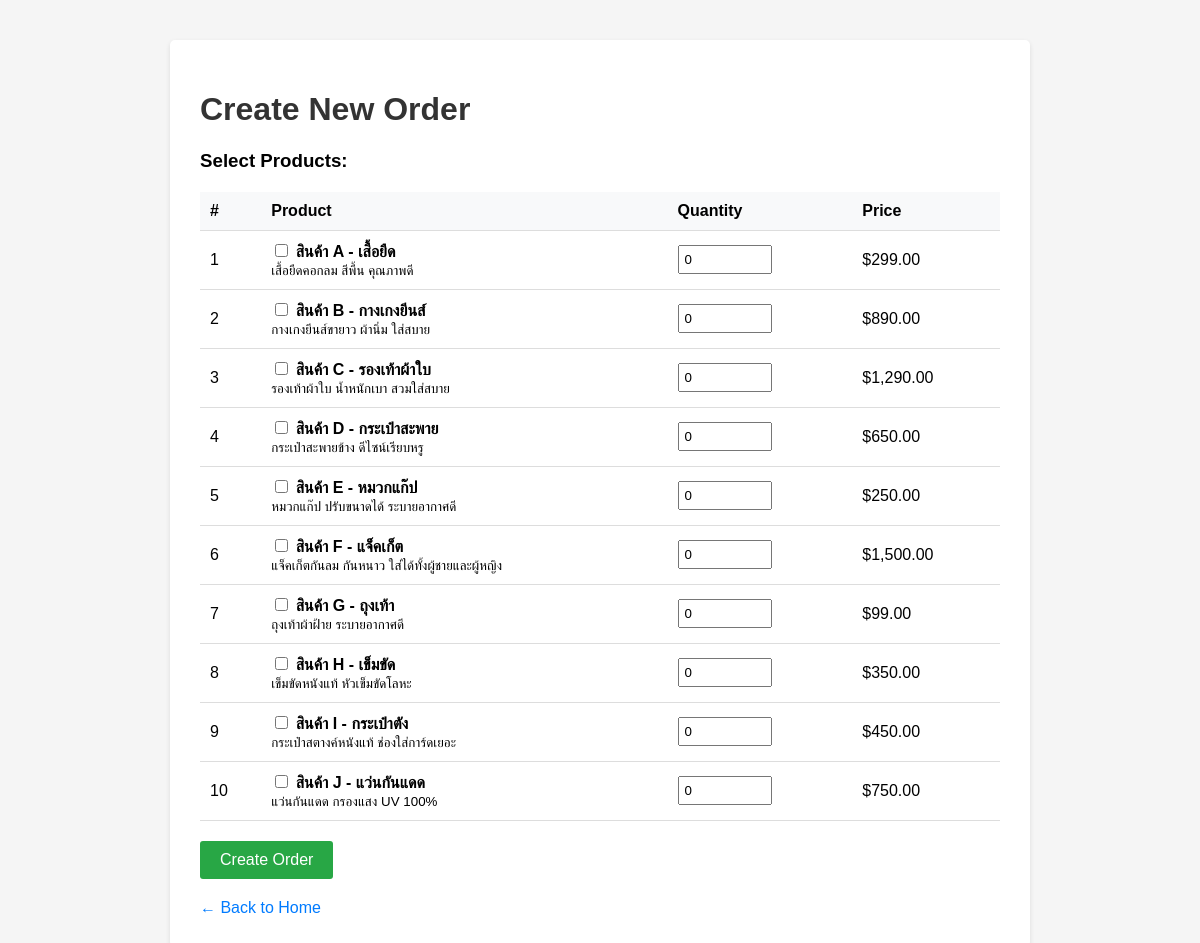
Screenshot of /order.php (signed in) with the database file from the repository.
### tables this page shows
CREATE TABLE products (
    product_id INT PRIMARY KEY AUTO_INCREMENT,
    product_number VARCHAR(50) UNIQUE NOT NULL,
    product_name VARCHAR(255) NOT NULL,
    product_description TEXT,
    price DECIMAL(10,2) NOT NULL,
    stock_quantity INT DEFAULT 0,
    created_at DATETIME DEFAULT CURRENT_TIMESTAMP,
    updated_at DATETIME DEFAULT CURRENT_TIMESTAMP ON UPDATE CURRENT_TIMESTAMP
);

### public/order.php (the view, shortened to what this page needs)
<?php
require_once __DIR__ . '/../config/db.php';
$query = "SELECT * FROM products ORDER BY product_name";
$result = mysqli_query($conn, $query);
$products = array();
while ($row = mysqli_fetch_assoc($result)) {
    $products[] = $row;
}
?>
<!DOCTYPE html>
<html>
<head>
</head>
<body>
    <div class="container">
        <h1>Create New Order</h1>
        <form method="POST">
            <h3>Select Products:</h3>
            <table id="productTable">
                <thead>
                    <tr>
                        <th>#</th>
                        <th>Product</th>
                        <th>Quantity</th>
                        <th>Price</th>
                    </tr>
                </thead>
                <tbody>
                    <?php foreach ($products as $index => $product): ?>
                        <tr>
                            <td><?php echo ($index + 1); ?></td>
                            <td>
                                <input type="checkbox" name="selected_<?php echo $index; ?>" value="1" id="prod_<?php echo $index; ?>">
                                <label for="prod_<?php echo $index; ?>">
                                    <strong><?php echo $product['product_name']; ?></strong><br>
                                    <small><?php echo $product['product_description']; ?></small>
                                </label>
                            </td>
                            <td>
                                <input type="number" name="quantity[]" min="0" value="0">
                            </td>
                            <td>
                                $<?php echo number_format($product['price'], 2); ?>
                            </td>
                        </tr>
                    <?php endforeach; ?>
                </tbody>
            </table>
            <button type="submit" class="btn">Create Order</button>
        </form>
        <a href="index.php" class="back">&larr; Back to Home</a>
    </div>
</body>
</html>

### public/order.php (style rules this page uses)
body { font-family: Arial, sans-serif; margin: 40px; background-color: #f5f5f5; }
.container { max-width: 800px; margin: 0 auto; background: white; padding: 30px; border-radius: 5px; box-shadow: 0 2px 5px rgba(0,0,0,0.1); }
h1 { color: #333; }
table { width: 100%; border-collapse: collapse; margin: 20px 0; }
th, td { padding: 10px; text-align: left; border-bottom: 1px solid #ddd; }
th { background: #f8f9fa; font-weight: bold; }
input[type="number"] { width: 80px; padding: 5px; }
.btn { padding: 10px 20px; background: #28a745; color: white; border: none; border-radius: 3px; cursor: pointer; font-size: 16px; }
.back { display: inline-block; margin-top: 20px; color: #007bff; text-decoration: none; }

### rows the page displays
products: product_name "สินค้า A - เสื้อยืด", product_description "เสื้อยืดคอกลม สีพื้น คุณภาพดี", price "299.00"
products: product_name "สินค้า B - กางเกงยีนส์", product_description "กางเกงยีนส์ขายาว ผ้านิ่ม ใส่สบาย", price "890.00"
products: product_name "สินค้า C - รองเท้าผ้าใบ", product_description "รองเท้าผ้าใบ น้ำหนักเบา สวมใส่สบาย", price "1,290.00"
products: product_name "สินค้า D - กระเป๋าสะพาย", product_description "กระเป๋าสะพายข้าง ดีไซน์เรียบหรู", price "650.00"
products: product_name "สินค้า E - หมวกแก๊ป", product_description "หมวกแก๊ป ปรับขนาดได้ ระบายอากาศดี", price "250.00"
products: product_name "สินค้า F - แจ็คเก็ต", product_description "แจ็คเก็ตกันลม กันหนาว ใส่ได้ทั้งผู้ชายและผู้หญิง", price "1,500.00"
products: product_name "สินค้า G - ถุงเท้า", product_description "ถุงเท้าผ้าฝ้าย ระบายอากาศดี", price "99.00"
products: product_name "สินค้า H - เข็มขัด", product_description "เข็มขัดหนังแท้ หัวเข็มขัดโลหะ", price "350.00"
products: product_name "สินค้า I - กระเป๋าตัง", product_description "กระเป๋าสตางค์หนังแท้ ช่องใส่การ์ดเยอะ", price "450.00"
products: product_name "สินค้า J - แว่นกันแดด", product_description "แว่นกันแดด กรองแสง UV 100%", price "750.00"
